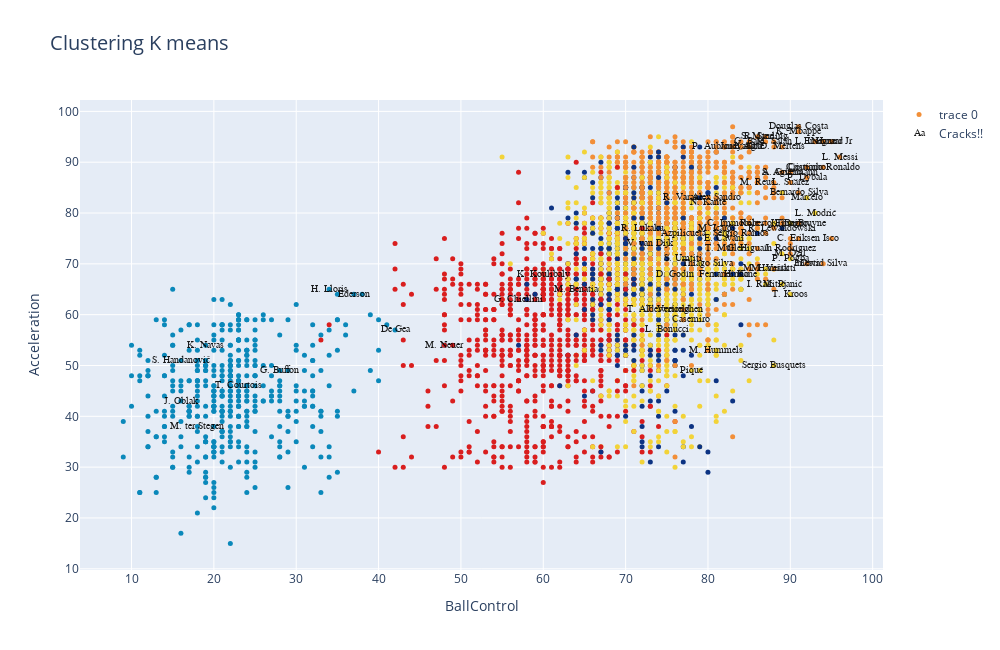

Notebook source saved alongside this figure:
### Code cell
#En Colab:
fig.show()

### Figure 1 — Plotly figure (JSON) as saved in the notebook; plotly's stock layout.template omitted (floating-point values rounded to 4 significant figures; data arrays with more than 128 entries replaced by an {"elided": "..."} marker saying what was removed)
{"data": [{"marker": {"color": {"elided": "4749 int values"}, "colorscale": [[0, "rgb(12,51,131)"], [0.25, "rgb(10,136,186)"], [0.5, "rgb(242,211,56)"], [0.75, "rgb(242,143,56)"], [1, "rgb(217,30,30)"]], "showscale": false, "size": 5}, "mode": "markers", "text": {"elided": "4749 str values"}, "type": "scatter", "x": {"elided": "4749 int values"}, "y": {"elided": "4749 int values"}}, {"mode": "text", "name": "Cracks!!", "opacity": 0.9, "text": ["L. Messi", "Cristiano Ronaldo", "Neymar Jr", "De Gea", "K. De Bruyne", "E. Hazard", "L. Modrić", "L. Suárez", "Sergio Ramos", "J. Oblak", "R. Lewandowski", "T. Kroos", "D. Godín", "David Silva", "N. Kanté", "P. Dybala", "H. Kane", "A. Griezmann", "M. ter Stegen", "T. Courtois", "Sergio Busquets", "E. Cavani", "M. Neuer", "S. Agüero", "G. Chiellini", "K. Mbappé", "M. Salah", "Casemiro", "J. Rodríguez", "L. Insigne", "Isco", "C. Eriksen", "Coutinho", "P. Aubameyang", "M. Hummels", "Marcelo", "G. Bale", "H. Lloris", "G. Higuaín", "Thiago Silva", "S. Handanovič", "G. Buffon", "S. Umtiti", "M. Icardi", "K. Koulibaly", "P. Pogba", "K. Navas", "R. Lukaku", "C. Immobile", "Jordi Alba", "D. Mertens", "J. Vertonghen", "M. Hamšík", "I. Rakitić", "Piqué", "L. Sané", "Bernardo Silva", "Ederson", "S. Mané", "V. van Dijk", "R. Sterling", "Roberto Firmino", "R. Varane", "M. Verratti", "Alex Sandro", "Douglas Costa", "T. Müller", "Thiago", "M. Reus", "Azpilicueta", "L. Bonucci", "T. Alderweireld", "M. Pjanić", "M. Benatia", "M. Özil", "Fernandinho", "Iniesta"], "textfont": {"color": "black", "family": "sans serif", "size": 10}, "type": "scatter", "x": [96, 94, 95, 42, 91, 94, 93, 90, 84, 16, 89, 90, 76, 94, 80, 92, 84, 90, 18, 23, 88, 82, 48, 89, 57, 91, 88, 78, 90, 93, 95, 91, 92, 82, 81, 92, 85, 34, 85, 80, 16, 28, 77, 81, 60, 90, 19, 72, 83, 84, 89, 76, 87, 87, 78, 85, 91, 37, 86, 73, 87, 88, 77, 88, 81, 91, 82, 90, 86, 77, 75, 74, 89, 64, 90, 82, 92], "y": [91, 89, 94, 57, 78, 94, 80, 86, 76, 43, 77, 64, 68, 70, 82, 87, 68, 88, 38, 46, 50, 75, 54, 88, 63, 96, 94, 59, 73, 94, 75, 75, 89, 93, 53, 83, 94, 65, 73, 70, 51, 49, 71, 77, 68, 71, 54, 77, 78, 93, 93, 61, 69, 66, 49, 93, 84, 64, 95, 74, 95, 78, 83, 69, 83, 97, 73, 78, 86, 76, 57, 61, 66, 65, 72, 68, 70]}], "layout": {"autosize": false, "height": 650, "title": {"font": {"size": 20}, "text": "Clustering K means "}, "width": 1000, "xaxis": {"autorange": true, "range": [3.745, 101.3], "title": {"text": "BallControl"}, "type": "linear"}, "yaxis": {"autorange": true, "range": [9.761, 102.2], "title": {"text": "Acceleration"}, "type": "linear"}}}
